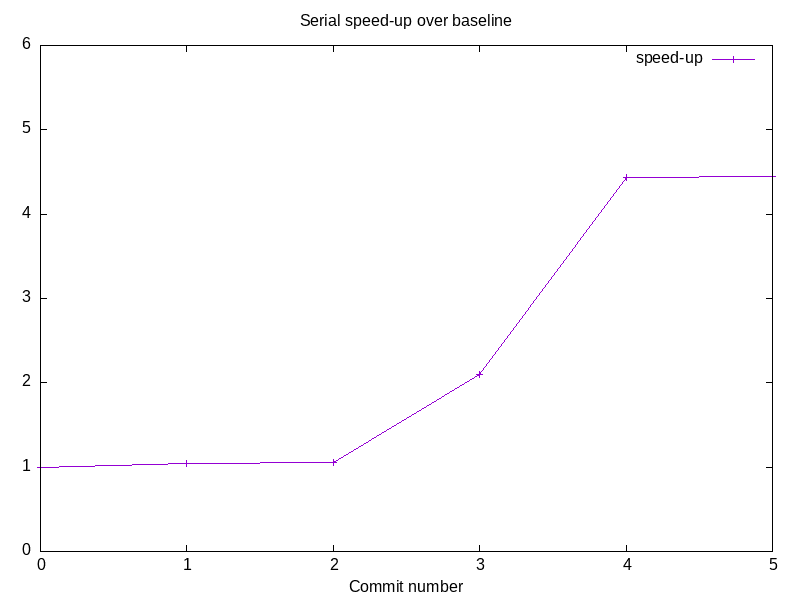

Here is the gnuplot script that generated this plot:
# to update benchmark.png: update benchmark.txt and run `gnuplot benchmark.plt`
set terminal png size 800, 600
set output "benchmark.png"
set title "Serial speed-up over baseline"
set yrange [0:6]
set xlabel "Commit number"
p 'benchmark.txt' u 1:(1900/$2) w lp t "speed-up"

